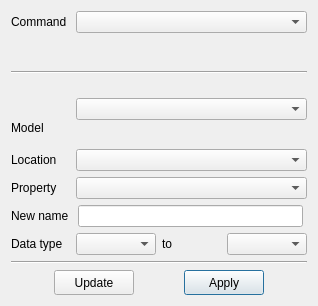
<?xml version="1.0" encoding="UTF-8"?>
<ui version="4.0">
 <class>DialogProperties</class>
 <widget class="QDialog" name="DialogProperties">
  <property name="geometry">
   <rect>
    <x>0</x>
    <y>0</y>
    <width>318</width>
    <height>306</height>
   </rect>
  </property>
  <property name="minimumSize">
   <size>
    <width>250</width>
    <height>0</height>
   </size>
  </property>
  <property name="windowTitle">
   <string>Delete Property</string>
  </property>
  <layout class="QVBoxLayout" name="verticalLayout">
   <item>
    <layout class="QGridLayout" name="gridLayout">
     <item row="7" column="2">
      <widget class="QLabel" name="labelPropertyTo">
       <property name="text">
        <string>to</string>
       </property>
      </widget>
     </item>
     <item row="1" column="0" rowspan="2" colspan="4">
      <widget class="Line" name="line_2">
       <property name="orientation">
        <enum>Qt::Horizontal</enum>
       </property>
      </widget>
     </item>
     <item row="5" column="1" colspan="3">
      <widget class="QComboBox" name="comboBoxPropertyName">
       <property name="minimumSize">
        <size>
         <width>200</width>
         <height>0</height>
        </size>
       </property>
      </widget>
     </item>
     <item row="6" column="0">
      <widget class="QLabel" name="labelNewPropertyName">
       <property name="text">
        <string>New name</string>
       </property>
      </widget>
     </item>
     <item row="7" column="0">
      <widget class="QLabel" name="labelDataType">
       <property name="text">
        <string>Data type</string>
       </property>
      </widget>
     </item>
     <item row="0" column="1" colspan="3">
      <widget class="QComboBox" name="comboBoxCommand">
       <property name="minimumSize">
        <size>
         <width>200</width>
         <height>0</height>
        </size>
       </property>
      </widget>
     </item>
     <item row="0" column="0">
      <widget class="QLabel" name="labelCommand">
       <property name="text">
        <string>Command</string>
       </property>
      </widget>
     </item>
     <item row="2" column="1" rowspan="2" colspan="3">
      <widget class="QComboBox" name="comboBoxModels">
       <property name="minimumSize">
        <size>
         <width>200</width>
         <height>0</height>
        </size>
       </property>
      </widget>
     </item>
     <item row="3" column="0">
      <widget class="QLabel" name="labelModel">
       <property name="text">
        <string>Model</string>
       </property>
      </widget>
     </item>
     <item row="6" column="1" colspan="3">
      <layout class="QHBoxLayout" name="horizontalLayout_2">
       <property name="spacing">
        <number>10</number>
       </property>
       <property name="leftMargin">
        <number>2</number>
       </property>
       <property name="rightMargin">
        <number>4</number>
       </property>
       <item>
        <widget class="QLineEdit" name="lineEditNewPropertyName">
         <property name="focusPolicy">
          <enum>Qt::ClickFocus</enum>
         </property>
        </widget>
       </item>
      </layout>
     </item>
     <item row="4" column="1" colspan="3">
      <widget class="QComboBox" name="comboBoxPropertyLocation">
       <property name="minimumSize">
        <size>
         <width>200</width>
         <height>0</height>
        </size>
       </property>
      </widget>
     </item>
     <item row="7" column="1">
      <widget class="QComboBox" name="comboBoxSourceType">
       <property name="minimumSize">
        <size>
         <width>80</width>
         <height>0</height>
        </size>
       </property>
      </widget>
     </item>
     <item row="5" column="0">
      <widget class="QLabel" name="labelPropertyName">
       <property name="text">
        <string>Property</string>
       </property>
      </widget>
     </item>
     <item row="7" column="3">
      <widget class="QComboBox" name="comboBoxTargetType">
       <property name="minimumSize">
        <size>
         <width>80</width>
         <height>0</height>
        </size>
       </property>
      </widget>
     </item>
     <item row="4" column="0">
      <widget class="QLabel" name="labelPropertyLocation">
       <property name="text">
        <string>Location</string>
       </property>
      </widget>
     </item>
    </layout>
   </item>
   <item>
    <widget class="Line" name="line">
     <property name="orientation">
      <enum>Qt::Horizontal</enum>
     </property>
    </widget>
   </item>
   <item>
    <layout class="QHBoxLayout" name="horizontalLayout">
     <item>
      <spacer name="horizontalSpacer">
       <property name="orientation">
        <enum>Qt::Horizontal</enum>
       </property>
       <property name="sizeHint" stdset="0">
        <size>
         <width>40</width>
         <height>20</height>
        </size>
       </property>
      </spacer>
     </item>
     <item>
      <widget class="QPushButton" name="updateButton">
       <property name="sizePolicy">
        <sizepolicy hsizetype="Fixed" vsizetype="Fixed">
         <horstretch>0</horstretch>
         <verstretch>0</verstretch>
        </sizepolicy>
       </property>
       <property name="minimumSize">
        <size>
         <width>60</width>
         <height>25</height>
        </size>
       </property>
       <property name="maximumSize">
        <size>
         <width>80</width>
         <height>25</height>
        </size>
       </property>
       <property name="text">
        <string>Update</string>
       </property>
       <property name="default">
        <bool>false</bool>
       </property>
      </widget>
     </item>
     <item>
      <spacer name="horizontalSpacer_3">
       <property name="orientation">
        <enum>Qt::Horizontal</enum>
       </property>
       <property name="sizeHint" stdset="0">
        <size>
         <width>40</width>
         <height>20</height>
        </size>
       </property>
      </spacer>
     </item>
     <item>
      <widget class="QPushButton" name="applyButton">
       <property name="sizePolicy">
        <sizepolicy hsizetype="Fixed" vsizetype="Fixed">
         <horstretch>0</horstretch>
         <verstretch>0</verstretch>
        </sizepolicy>
       </property>
       <property name="minimumSize">
        <size>
         <width>60</width>
         <height>25</height>
        </size>
       </property>
       <property name="maximumSize">
        <size>
         <width>80</width>
         <height>25</height>
        </size>
       </property>
       <property name="text">
        <string>Apply</string>
       </property>
       <property name="default">
        <bool>true</bool>
       </property>
      </widget>
     </item>
     <item>
      <spacer name="horizontalSpacer_2">
       <property name="orientation">
        <enum>Qt::Horizontal</enum>
       </property>
       <property name="sizeHint" stdset="0">
        <size>
         <width>40</width>
         <height>20</height>
        </size>
       </property>
      </spacer>
     </item>
    </layout>
   </item>
  </layout>
 </widget>
 <layoutdefault spacing="6" margin="11"/>
 <tabstops>
  <tabstop>comboBoxCommand</tabstop>
  <tabstop>comboBoxModels</tabstop>
  <tabstop>comboBoxPropertyLocation</tabstop>
  <tabstop>comboBoxPropertyName</tabstop>
  <tabstop>lineEditNewPropertyName</tabstop>
  <tabstop>comboBoxSourceType</tabstop>
  <tabstop>comboBoxTargetType</tabstop>
  <tabstop>updateButton</tabstop>
  <tabstop>applyButton</tabstop>
 </tabstops>
 <resources/>
 <connections/>
</ui>
